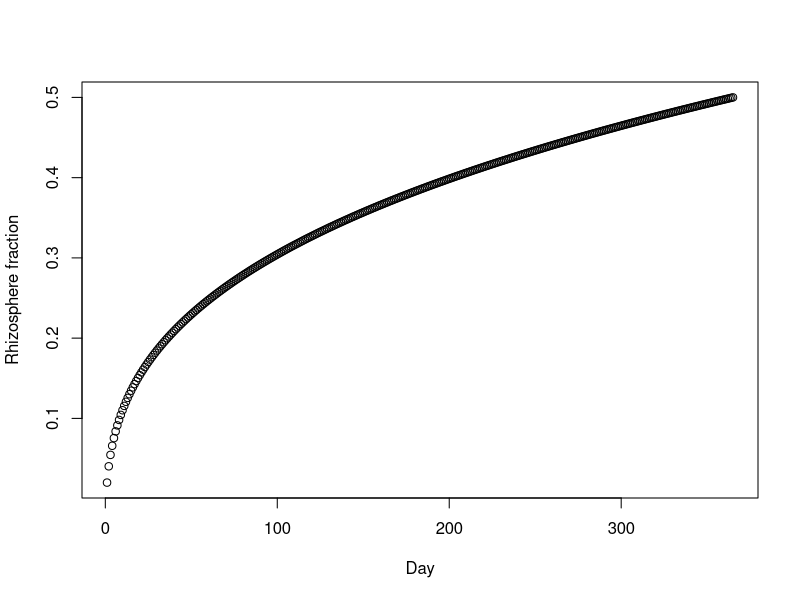
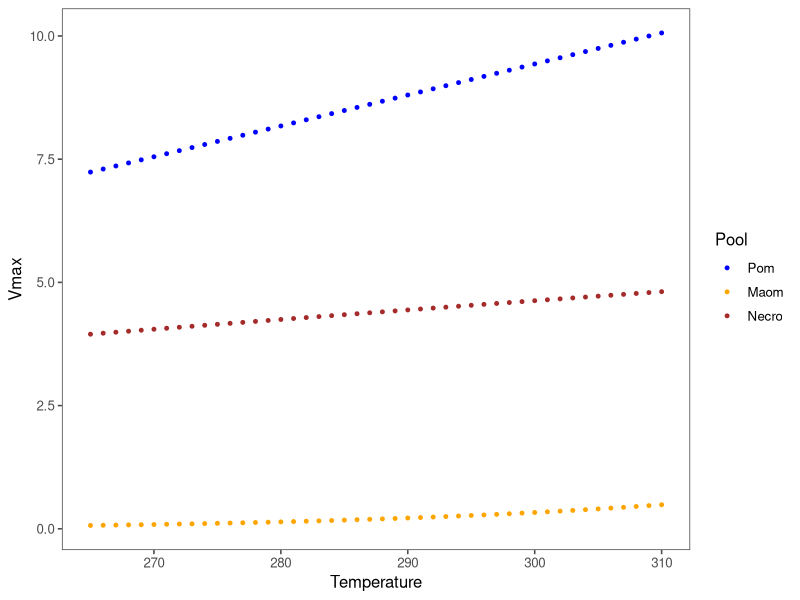
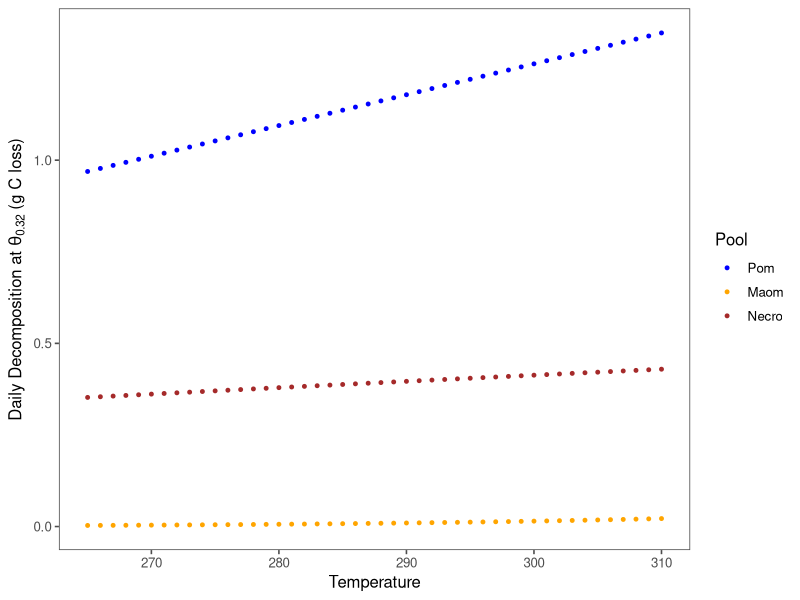
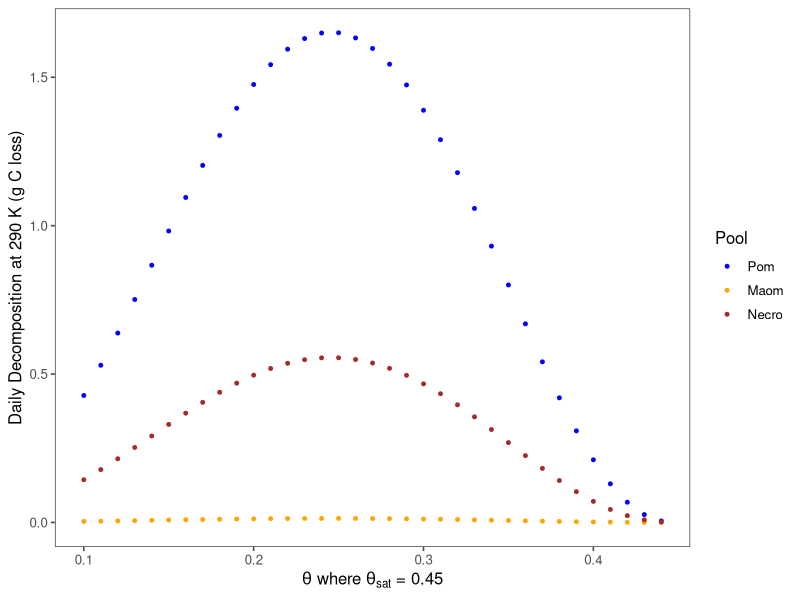
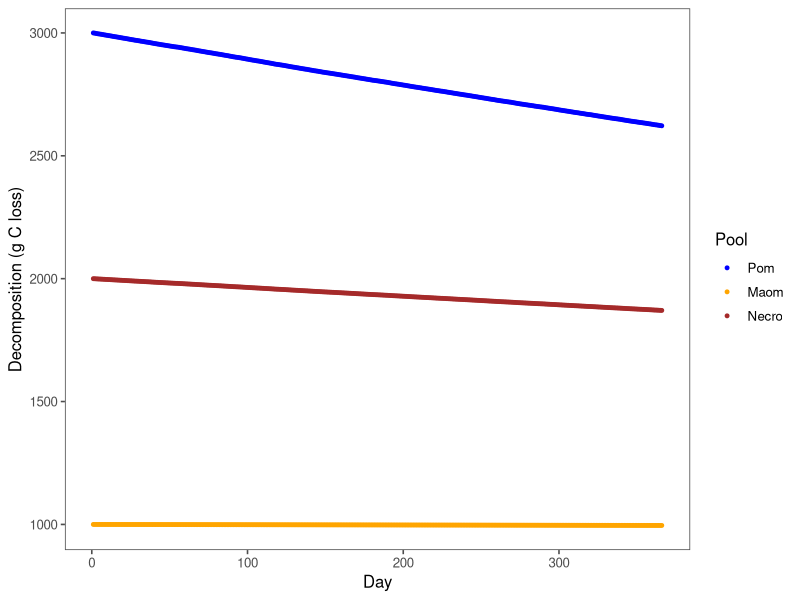
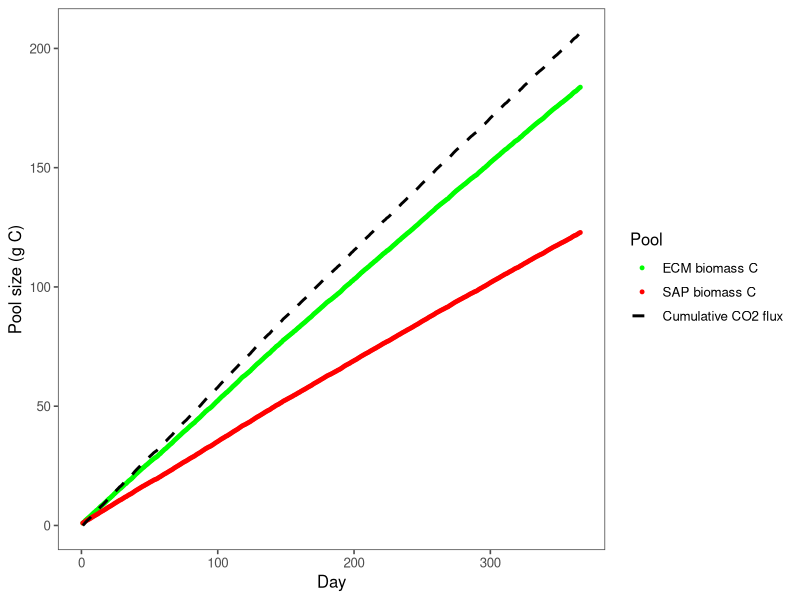

Here is the R script that generated these plots, in order:
## ---- chunk 1

# load packages and set random seed
packages <- c("ggplot2", "ggthemes", "scales")
#lapply(packages, install.packages, character.only = TRUE)
lapply(packages, library, character.only = TRUE)
set.seed(35)
## ---- chunk 2

# initial C pool sizes - p = pom, m = maom, n = necromass
cpools <- data.frame(
                    "bulkpc" = 3,        # bulk C pool size
                    "bulkmc" = 1,        # 
                    "bulknc" = 2,        #
                    "ecmmbc" = 0.001,    # ECM microbial biomass C pool size
                    "sapmbc" = 0.001,    # SAP microbial biomass C pool size
                    "cumco2" = 0         # cumulative CO2 flux
)
  
# daily temperature (temp) and vwc (theta)
dat <- data.frame(
                  "day"  = c(1:365),
                  "temp" = rnorm(365, 296.10, 0.2), 
                  "theta"= rnorm(365, 0.33, 0.01)
)
head(dat)
## ---- chunk 3
# set parameters
theta <- 0.32                          # volumetric water content (vwc)
thetasat <- 0.45                       # vwc at field capacity
minrhiz <- 0.02                        # min fraction of soil that is rhizosphere
maxrhiz <- 0.5                         # max fraction of soil that is rhizosphere
startday <- 1                          # day to start
endday <- 365                          # day to end
yrtoday <- 1/365                       # conversion factor for year to daily step
chem_types <- c('Pom','Maom','Necro')  # pool names
params <- data.frame(
                    "Vmaxref_Pom" = 9.0,              # relative max decomp rate
                    "Vmaxref_Maom" = 0.25,            # ''
                    "Vmaxref_Necro"= 4.5,             # ''
                    "Ea_Pom" = 5e3,                   # activation energy
                    "Ea_Maom" = 30e3,                 # ''
                    "Ea_Necro"= 3e3,                  # ''
                    "kC_Pom" = 0.01,                  # Michaelis constant
                    "kC_Maom" = 0.01,                 # ''
                    "kC_Necro"= 0.01,                 # ''
                    
                    "gas_diffusion_exp" = 0.6,        # not used
                    "minNecrobeC" = 1e-3,             # not used
                    "Tmic"= 0.25,                     # not used
                    "et" = 0.6,                       # not used
                    
                    "eup_Pom" = 0.6,                  # C uptake efficiency
                    "eup_Maom"= 0.1,                  # ''
                    "eup_Necro" = 0.6,                # ''
                    "ecm_advantage" = 0.6,            # competitive advangtage of ECM
                    
                    "frac_N_turnover_min" = 0.2,      # not used
                    "protection_rate_Pom" = 0.7,      # not used
                    "protection_rate_Maom" = 0.001,   # not used
                    "protection_rate_Necro" = 4.0,    # not used
                    "nup_Pom" = 0.3,                  # not used
                    "nup_Maom" = 0.3,                 # not used
                    "nup_Necro" = 0.3,                # not used
                    "CN_Necrobe" = 7,                 # not used
                    "max_immobilization_rate" = 3.65, # not used
                    "substrate_diffusion_exp" = 1.5,  # not used
                    "new_resp_units" = TRUE,          # not used
                    "iN_loss_rate" = 5.0,             # not used
                    "frac_turnover_Maom" = 0.2        # not used
)
# replaced the following parameter after "eup_Necro":
#"tProtected" = 100.0,

params[,1:5]
## ---- chunk 4

# rhizosphere fraction of potted plant - function of day, scaled to min and max rhizosphere size
rhizfrac <- function(x) {
  expo <- 1/3
  frng <- c(startday ^ expo, endday ^ expo)
  rhizfrac <- x ^ expo 
  rhizfrac <- rescale(rhizfrac, to = c(minrhiz, maxrhiz), from = frng)
  return(rhizfrac)
}

# plot rhizosphere function
plot(rhizfrac(day) ~ day, data = dat, ylab = "Rhizosphere fraction", xlab = "Day")
## ---- chunk 5

# Vmax - function of temperature, the universal gas constant (J/mol.K), vmaxref, and affinity
Vmax <- function (T, params, Tref=293.15, Rugas=8.314472) {
  Vmax <- data.frame(
                    params[paste('Vmaxref_', chem_types, sep = '')] * 
                    exp(-params[paste('Ea_', chem_types, sep = '')] * (1.0 / (Rugas * T) - 1.0 / (Rugas * Tref)))
                    )
  names(Vmax) <- chem_types
  return(Vmax)
}

# calculate Vmax for a span of temperatures
t <- c(265:310)
vm <- data.frame(Pom = rep(0, length(t)), Maom = rep(0, length(t)), Necro = rep(0, length(t)))
for (i in 1:length(t)) {
  vm[i,] <- Vmax(t[i], params)[1,]
}
vm <- cbind(t, vm)

# plot vmax ~ temperature
vp <- ggplot(data = vm) +
      geom_point(aes(x = t, y = Pom, color = "blue"),
            alpha = 1,
            size = 1) +
      geom_point( aes(x = t, y = Maom, color = "orange"),
            alpha = 1,
            size = 1) +
      geom_point(aes(x = t, y = Necro, color = "brown"),
            alpha = 1,
            size = 1) +
     labs(y = "Vmax",
          x = "Temperature")+
     scale_color_identity(name = "Pool",
                          breaks = c("blue", "orange", "brown"),
                          labels = c("Pom", "Maom", "Necro"),
                          guide = "legend")
vp + theme_few()
## ---- chunk 6

# decomposition rate - function of Vmax, theta, thetasat, C pool size, mic. biomass, and year to day scalar
decomp <- function(T, theta, thetasat, cpools, params, yrtoday, Tref=293.15, Rugas=8.314472) {
   # Vmax * (theta scalar * c pools scaled by mic. biomass C) * annual to daily scalar
    (
      params[paste('Vmaxref_', chem_types, sep = '')] * 
      exp(-params[paste('Ea_', chem_types, sep = '')] * 
      (1.0 / (Rugas * T) - 1.0 / (Rugas * Tref)))
    ) * 
    (
    ((theta / thetasat) ^ 3) * ((1 - (theta / thetasat)) ^ 2.5) * 
      (cpools[, 1:3] * (((cpools[, 4] + cpools[, 5]) / cpools[, 1:3]) / ((cpools[, 4] + cpools[, 5]) / cpools[, 1:3]) + params[,7:9]))
    ) *
    yrtoday
}

# calculate decomp for a span temperatures
vm2 <- (vm[,1])
dec <- data.frame(
                  bulkpc= rep(0, length(vm2)), 
                  bulkmc = rep(0, length(vm2)), 
                  bulknc = rep(0, length(vm2))
                  )
for (i in 1:length(vm[,1])) {
  dec[i,] <- decomp(vm2[i],theta, thetasat, cpools, params, yrtoday, Tref=293.15, Rugas=8.314472)
}
dec <- cbind(vm$t, dec)
colnames(dec)[1] <- "t"

# plot decomp ~ temperature
dp <- ggplot(data = dec) +
      geom_point(aes(x = t, y = bulkpc * 1000, color = "blue"),
            alpha = 1,
            size = 1) +
      geom_point(aes(x = t, y = bulkmc * 1000, color = "orange"),
            alpha = 1,
            size = 1) +
       geom_point(aes(x = t, y = bulknc * 1000, color = "brown"),
            alpha = 1,
            size = 1) +
     labs(y = expression(paste("Daily Decomposition at ", 
                    theta[0.32],
                    " (g C loss)", sep = "")),
          x = "Temperature")+
     scale_color_identity(name = "Pool",
                          breaks = c("blue", "orange", "brown"),
                          labels = c("Pom", "Maom", "Necro"),
                          guide = "legend")
dp + theme_few()

# calcuate decomp ~ theta
th <- seq(0.1, 0.55, 0.01)
t <- rep(290, length(th))
decth <- data.frame(
                  bulkpc= rep(0, length(th)), 
                  bulkmc = rep(0, length(th)), 
                  bulknc = rep(0, length(th))
                  )
for (i in 1:length(th)) {
  decth[i,] <- decomp(t[i],th[i], thetasat, cpools, params, yrtoday, Tref=293.15, Rugas=8.314472)
}
decth <- cbind(th, decth)

# plots decomp ~ theta
dt <- ggplot(data = decth[1:35,]) +
      geom_point(aes(x = th, y = bulkpc * 1000, color = "blue"),
            alpha = 1,
            size = 1) +
      geom_point(aes(x = th, y = bulkmc * 1000, color = "orange"),
            alpha = 1,
            size = 1) +
       geom_point(aes(x = th, y = bulknc * 1000, color = "brown"),
            alpha = 1,
            size = 1) +
     labs(y = "Daily Decomposition at 290 K (g C loss)",
          x = expression(paste(theta, " where ", theta[sat], " = 0.45", sep = "")))+
     scale_color_identity(name = "Pool",
                          breaks = c("blue", "orange", "brown"),
                          labels = c("Pom", "Maom", "Necro"),
                          guide = "legend")
dt + theme_few()
## ---- chunk 7

# model loop
modcpools <- data.frame("bulkpc" = rep(0, length(dat[,1])), 
                        "bulkmc" = rep(0, length(dat[,1])),
                        "bulknc" = rep(0, length(dat[,1])),
                        "ecmmbc" = rep(0, length(dat[,1])),
                        "sapmbc" = rep(0, length(dat[,1])),
                        "cumco2" = rep(0, length(dat[,1]))
                        )
modcpools[1,] <- cpools[1,]
for (i in 1:length(dat[,1])) {
  # calculate overall decomp
  deco <- decomp(dat$temp[i], dat$theta[i], thetasat, 
                 modcpools[i,], params, yrtoday, Tref=293.15, Rugas=8.314472)
  
  # calculate soil pool size
  modcpools[i+1, 1:3] <- modcpools[i, 1:3] - deco
  
  # calculate microbial uptake
  puptk <- deco[,1] * params$eup_Pom
  muptk <- deco[,2] * params$eup_Maom
  nuptk <- deco[,3] * params$eup_Necro
  tuptk <- sum(puptk, muptk, nuptk)
  modcpools$ecmmbc[i+1] <- modcpools$ecmmbc[i] + (tuptk * params$ecm_advantage)
  modcpools$sapmbc[i+1] <- modcpools$sapmbc[i] + (tuptk * (1-params$ecm_advantage))
   
  # calculate cumulative CO2 flux
  modcpools$cumco2[i+1] <- modcpools$cumco2[i] + (sum(deco) - tuptk)
}
modcpools <- cbind(1:366, modcpools)
colnames(modcpools)[1] <- "day"
## ---- chunk 8

# plot model results for soil pools
dt <- ggplot(data = modcpools) +
      geom_point(aes(x = day, y = bulkpc * 1000, color = "blue"),
            alpha = 1,
            size = 1) +
      geom_point(aes(x = day, y = bulkmc * 1000, color = "orange"),
            alpha = 1,
            size = 1) +
       geom_point(aes(x = day, y = bulknc * 1000, color = "brown"),
            alpha = 1,
            size = 1) +
     labs(y = "Decomposition (g C loss)",
          x = "Day")+
     scale_color_identity(name = "Pool",
                          breaks = c("blue", "orange", "brown"),
                          labels = c("Pom", "Maom", "Necro"),
                          guide = "legend")
dt + theme_few()

# plot model results for microbe pools and co2
dt <- ggplot(data = modcpools) +
      geom_point(aes(x = day, y = ecmmbc * 1000, color = "green"),
            alpha = 1,
            size = 1) +
      geom_point(aes(x = day, y = sapmbc * 1000, color = "red"),
            alpha = 1,
            size = 1) +
       geom_line(aes(x = day, y = cumco2 * 1000, color = "black"),
            alpha = 1,
            size = 1,
            linetype = "dashed") +
     labs(y = "Pool size (g C)",
          x = "Day")+
     scale_color_identity(name = "Pool",
                          breaks = c("green", "red", "black"),
                          labels = c("ECM biomass C", "SAP biomass C", "Cumulative CO2 flux"),
                          guide = "legend")
dt + theme_few()

